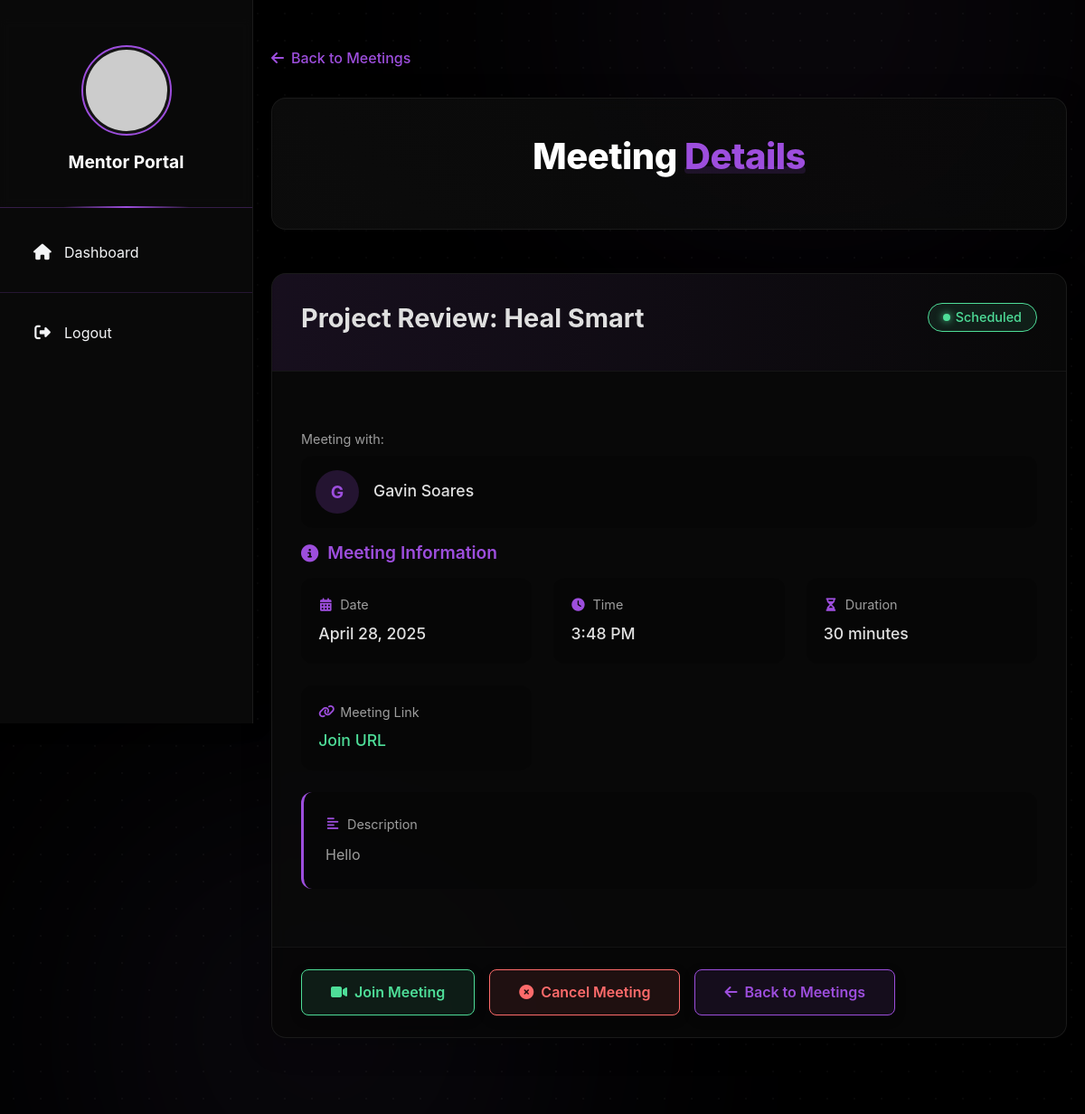
The app's page /mentor/meeting/1/ (signed in) with its own data.
### mentor/models.py (models this page shows, shortened)
class ZoomMeeting(models.Model):
    mentor = models.ForeignKey(MentorProfile, on_delete=models.CASCADE, related_name='scheduled_meetings')
    student = models.ForeignKey('students.StudentProfile', on_delete=models.CASCADE, related_name='mentor_meetings')
    title = models.CharField(max_length=200)
    description = models.TextField(null=True, blank=True)
    meeting_link = models.URLField()
    meeting_time = models.DateTimeField()
    duration = models.IntegerField(help_text='Duration in minutes')
    status = models.CharField(max_length=20, choices=[
        ('scheduled', 'Scheduled'),
        ('completed', 'Completed'),
        ('cancelled', 'Cancelled')
    ], default='scheduled')
    created_at = models.DateTimeField(auto_now_add=True)
    updated_at = models.DateTimeField(auto_now=True)
    class Meta:
        ordering = ['-meeting_time']

### students/models.py (models this page shows, shortened)
class StudentProfile(models.Model):
    SECTION_CHOICES = [
        ('A', 'Section A'),
        ('B', 'Section B'),
        ('C', 'Section C'),
        ('D', 'Section D'),
    ]
    BRANCH_CHOICES = [
        ('CSE', 'Computer Science'),
        ('IT', 'Information Technology'),
        ('ECE', 'Electronics & Communication'),
        ('EEE', 'Electrical & Electronics'),
        ('MECH', 'Mechanical'),
        ('CIVIL', 'Civil'),
    ]
    user = models.OneToOneField(User, on_delete=models.CASCADE, related_name='student_profile')
    profile_picture = models.ImageField(upload_to='student_profiles/', null=True, blank=True)
    full_name = models.CharField(max_length=100, null=True, blank=True)
    phone = models.CharField(max_length=15, null=True, blank=True)
    dob = models.DateField(null=True, blank=True)
    bio = models.TextField(null=True, blank=True)
    roll_number = models.CharField(max_length=20, unique=True, null=True, blank=True)
    branch = models.CharField(max_length=10, choices=BRANCH_CHOICES, null=True, blank=True)
    section = models.CharField(max_length=1, choices=SECTION_CHOICES, null=True, blank=True)
    semester = models.IntegerField(null=True, blank=True)
    admission_year = models.IntegerField(null=True, blank=True)
    address = models.TextField(null=True, blank=True)
    parent_name = models.CharField(max_length=100, null=True, blank=True)
    parent_phone = models.CharField(max_length=15, null=True, blank=True)
    created_at = models.DateTimeField(auto_now_add=True)
    updated_at = models.DateTimeField(auto_now=True)

### mentor/views.py (the view)
# urls.py: path('meeting/<int:meeting_id>/', views.meeting_detail, name='meeting_detail'),
@login_required
def meeting_detail(request, meeting_id):
    try:
        mentor = request.user.mentor_profile
        meeting = get_object_or_404(ZoomMeeting, id=meeting_id, mentor=mentor)
        context = {
            'meeting': meeting,
        }
        return render(request, 'mentor/meeting_detail.html', context)
    except AttributeError:
        messages.error(request, "You don't have permission to view this meeting.")
        return redirect('meeting_list')
    except Exception as e:
        messages.error(request, f"An error occurred while retrieving the meeting details: {str(e)}")
        return redirect('meeting_list')

### mentor/templates/mentor/meeting_detail.html (shortened to what this page needs)
{% extends 'mentor/base.html' %}
{% load static %}
{% block content %}
<link rel="stylesheet" href="https://cdnjs.cloudflare.com/ajax/libs/font-awesome/6.4.0/css/all.min.css">
<div class="dashboard-container container">
    <a href="{% url 'meeting_list' %}" class="back-link">
        <i class="fas fa-arrow-left"></i> Back to Meetings
    </a>
    <div class="welcome-section">
        <h1>Meeting <span>Details</span></h1>
    </div>
    <div class="meeting-detail-card">
        <div class="meeting-detail-header">
            <div>
                <h2 class="meeting-title">{{ meeting.title }}</h2>
            </div>
            <span class="meeting-status status-{{ meeting.status }}">
                <span class="status-indicator"></span>
                {{ meeting.status|title }}
            </span>
        </div>
        <div class="meeting-detail-body">
            <div class="meeting-participant">
                <span class="participant-label">Meeting with:</span>
                <div class="participant-card">
                    <div class="participant-avatar">{{ meeting.student.full_name|slice:":1" }}</div>
                    <div class="participant-info">
                        <h4>{{ meeting.student.full_name }}</h4>
                    </div>
                </div>
            </div>
            <div class="meeting-info-section">
                <h3 class="section-title">
                    <i class="fas fa-info-circle"></i> Meeting Information
                </h3>
                <div class="info-grid">
                    <div class="info-item">
                        <div class="info-label">
                            <i class="fas fa-calendar-alt"></i> Date
                        </div>
                        <div class="info-value">{{ meeting.meeting_time|date:"F j, Y" }}</div>
                    </div>
                    <div class="info-item">
                        <div class="info-label">
                            <i class="fas fa-clock"></i> Time
                        </div>
                        <div class="info-value">{{ meeting.meeting_time|date:"g:i A" }}</div>
                    </div>
                    <div class="info-item">
                        <div class="info-label">
                            <i class="fas fa-hourglass-half"></i> Duration
                        </div>
                        <div class="info-value">{{ meeting.duration }} minutes</div>
                    </div>
                    {% if meeting.meeting_link %}
                    <div class="info-item">
                        <div class="info-label">
                            <i class="fas fa-link"></i> Meeting Link
                        </div>
                        <div class="info-value">
                            <a href="{{ meeting.meeting_link }}" target="_blank" style="color: var(--success); text-decoration: none;">
                                Join URL
                            </a>
                        </div>
                    </div>
                    {% endif %}
                </div>
                {% if meeting.description %}
                <div class="meeting-description">
                    <div class="info-label" style="margin-bottom: 10px;">
                        <i class="fas fa-align-left"></i> Description
                    </div>
                    {{ meeting.description }}
                </div>
                {% endif %}
            </div>
        </div>
        {% if meeting.status == 'scheduled' %}
        <div class="meeting-detail-footer">
            <div class="meeting-actions">
                <a href="{{ meeting.meeting_link }}" target="_blank" class="btn-custom btn-join">
                    <i class="fas fa-video"></i> Join Meeting
                </a>
                <form method="POST" action="{% url 'cancel_meeting' meeting.id %}" style="display: inline;">
                    <button type="submit" class="btn-custom btn-cancel" onclick="return confirm('Are you sure you want to cancel this meeting?')">
                        <i class="fas fa-times-circle"></i> Cancel Meeting
                    </button>
                </form>
                <a href="{% url 'meeting_list' %}" class="btn-custom btn-back">
                    <i class="fas fa-arrow-left"></i> Back to Meetings
                </a>
            </div>
        </div>
        {% endif %}
    </div>
</div>
{% endblock %}

### mentor/templates/mentor/base.html (style rules this page uses)
:root { --primary: #9d4edd; --primary-hover: #8b5cf6; --primary-light: rgba(157, 78, 221, 0.2); --text-light: #F3F4F6; --text-secondary: #D1D5DB; --sidebar-width: 280px; --sidebar-bg: rgba(10, 10, 10, 0.9); --card-bg: rgba(30, 30, 30, 0.5); --card-border: rgba(157, 78, 221, 0.3); }
body { background-color: #000000; min-height: 100vh; margin: 0; color: var(--text-light); font-family: 'Inter', sans-serif; overflow-x: hidden; position: relative; }

### records on screen
ZoomMeeting: title "Project Review: Heal Smart", status "Scheduled", student.full_name "G", student.full_name "Gavin Soares", meeting_time "April 28, 2025", meeting_time "3:48 PM", duration "30", description "Hello"

### other values on screen
{{ mentor.full_name|default:"Mentor Portal" }} "Mentor Portal"
